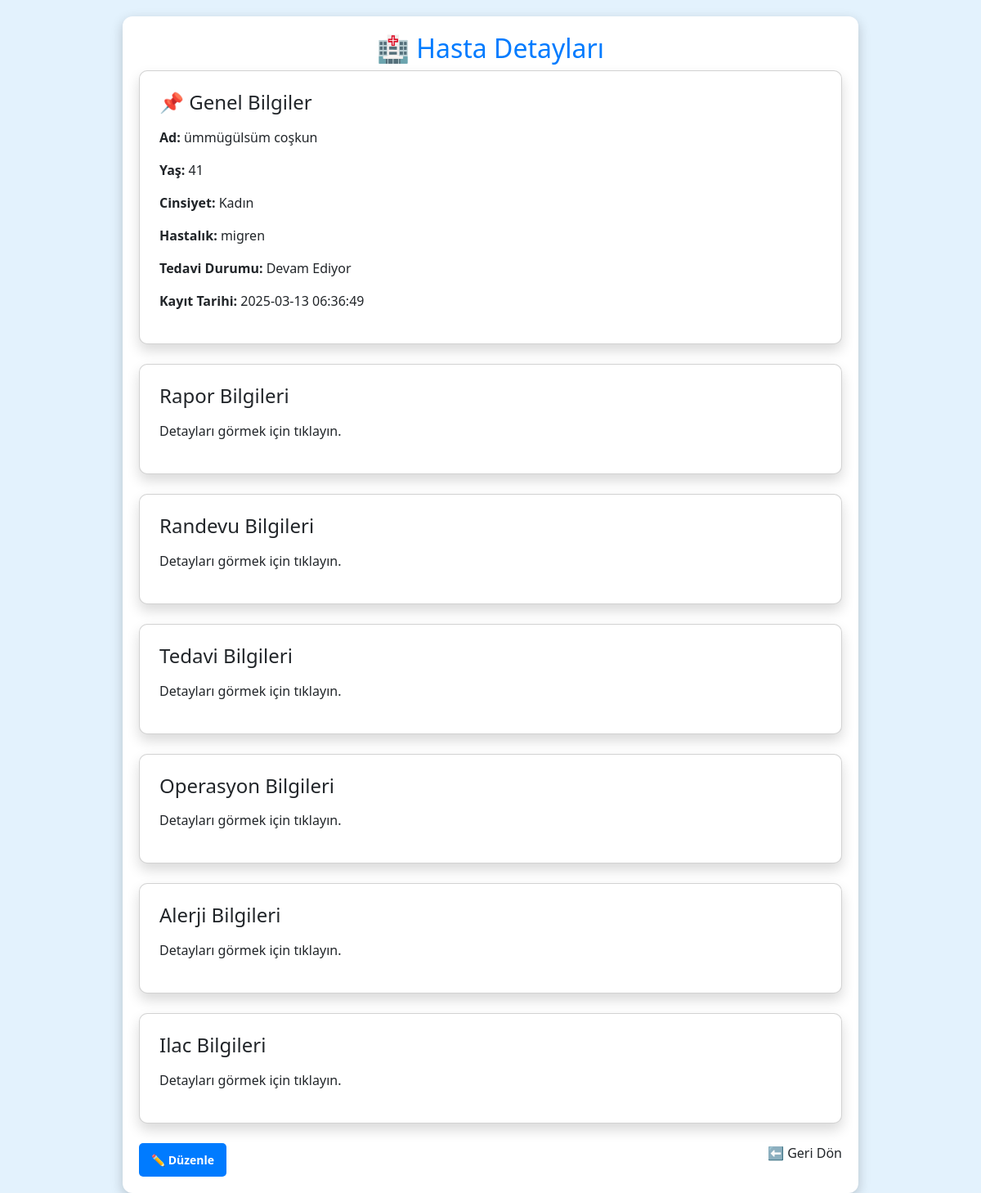
Screenshot of /hasta_detay/2 with the database file from the repository.
### database.py (models this page shows, shortened)
class Patient(db.Model):
    __tablename__ = "patients"
    id = db.Column(db.Integer, primary_key=True)
    name = db.Column(db.String(100), nullable=False)
    age = db.Column(db.Integer, nullable=False)
    gender = db.Column(db.String(10), nullable=False)
    diagnosis = db.Column(db.String(255), nullable=False)
    treatment_status = db.Column(db.String(50), nullable=False)
    kayit_tarihi = db.Column(db.DateTime, default=datetime.utcnow)  # 📌 Sütun doğru tanımlandı

### app.py (the view)
@app.route("/hasta_detay/<int:hasta_id>")
def hasta_detay(hasta_id):
    patient = db.session.get(Patient, hasta_id)  # 🔹 `hasta_id` ile hasta çekiliyor
    if not patient:
        flash("⚠️ Hasta bulunamadı!", "danger")
        return redirect(url_for("hasta_takip"))
    return render_template("hasta_detay.html", patient=patient)  # 🔹 `patient` gönderildi

### app.py (called while the page is built)
@app.context_processor
def inject_translate():
    return dict(translate=translate)

@app.before_request
def refresh_session():
    session.permanent = True
    session.modified = True
    session.permanent_session_lifetime = timedelta(minutes=30)

@app.context_processor
def inject_notifications():
    try:
        with app.app_context():  # ✅ Flask uygulama bağlamı içinde çalıştır
            from models import Notification  # ✅ Döngüsel import hatasını önledik!
            unread_count = Notification.query.filter_by(is_read=False).count()
    except Exception as e:
        print(f"⚠️ Bildirim yükleme hatası: {e}")  # 📌 Hata ayıklamak için
        unread_count = 0
    return dict(unread_count=unread_count)

@app.context_processor
def inject_notifications():
    try:
        unread_count = Notification.query.filter_by(is_read=False).count()
    except Exception as e:
        print(f"⚠️ Bildirim yükleme hatası: {e}")  # Hata ayıklama için
        unread_count = 0
    return dict(unread_notifications_count=unread_count)

@app.context_processor
def inject_notifications():
    unread_count = Notification.query.filter_by(is_read=False).count()
    return dict(unread_notifications_count=unread_count)

### templates/hasta_detay.html (shortened to what this page needs)
<!DOCTYPE html>
<html lang="tr">
<head>
    <link rel="stylesheet" href="https://cdn.jsdelivr.net/npm/bootstrap@5.3.0/dist/css/bootstrap.min.css">
</head>
<body>
    <div class="container">
        <h2 class="text-center">🏥 Hasta Detayları</h2>
        <div class="card p-4 shadow">
            <h4 class="mb-3">📌 Genel Bilgiler</h4>
            <p><strong>Ad:</strong> {{ patient.name }}</p>
            <p><strong>Yaş:</strong> {{ patient.age }}</p>
            <p><strong>Cinsiyet:</strong> {{ patient.gender }}</p>
            <p><strong>Hastalık:</strong> {{ patient.diagnosis }}</p>
            <p><strong>Tedavi Durumu:</strong> {{ patient.treatment_status }}</p>
            <p><strong>Kayıt Tarihi:</strong> {{ patient.kayit_tarihi.strftime('%Y-%m-%d %H:%M:%S') }}</p>
        </div>
        {% for modal in ['rapor', 'randevu', 'tedavi', 'operasyon', 'alerji', 'ilac'] %}
        <div class="card p-4 shadow mt-4" data-bs-toggle="modal" data-bs-target="#{{ modal }}Modal">
            <h4 class="mb-3">{{ modal | capitalize }} Bilgileri</h4>
            <p>Detayları görmek için tıklayın.</p>
        </div>
        {% endfor %}
<div class="d-flex justify-content-between mt-4">
    <button class="button edit" onclick="editPatient({{ patient.id }})">✏ Düzenle</button
    <button class="button back" onclick="goBack()">⬅ Geri Dön</button>
</div>
    </div>
</body>
</html>

### templates/hasta_detay.html (style rules this page uses)
body { background-color: #e3f2fd; }
.container { background: white; padding: 20px; border-radius: 12px; box-shadow: 0px 5px 15px rgba(0, 0, 0, 0.2); max-width: 900px; margin: auto; margin-top: 20px; }
h2 { color: #007bff; }
.card { border-radius: 10px; box-shadow: 0px 4px 10px rgba(0, 0, 0, 0.1); cursor: pointer; transition: 0.3s; }
.button { padding: 10px 15px; border: none; border-radius: 5px; cursor: pointer; font-size: 14px; font-weight: bold; transition: 0.3s; }
.edit { background-color: #007bff; color: white; }

### rows the page displays
Patient: name "ümmügülsüm coşkun", age "41", gender "Kadın", diagnosis "migren", treatment_status "Devam Ediyor", kayit_tarihi "2025-03-13 06:36:49"

### other values shown
{{ modal | capitalize }} "Rapor" "Randevu" "Tedavi" "Operasyon" "Alerji" "Ilac"
